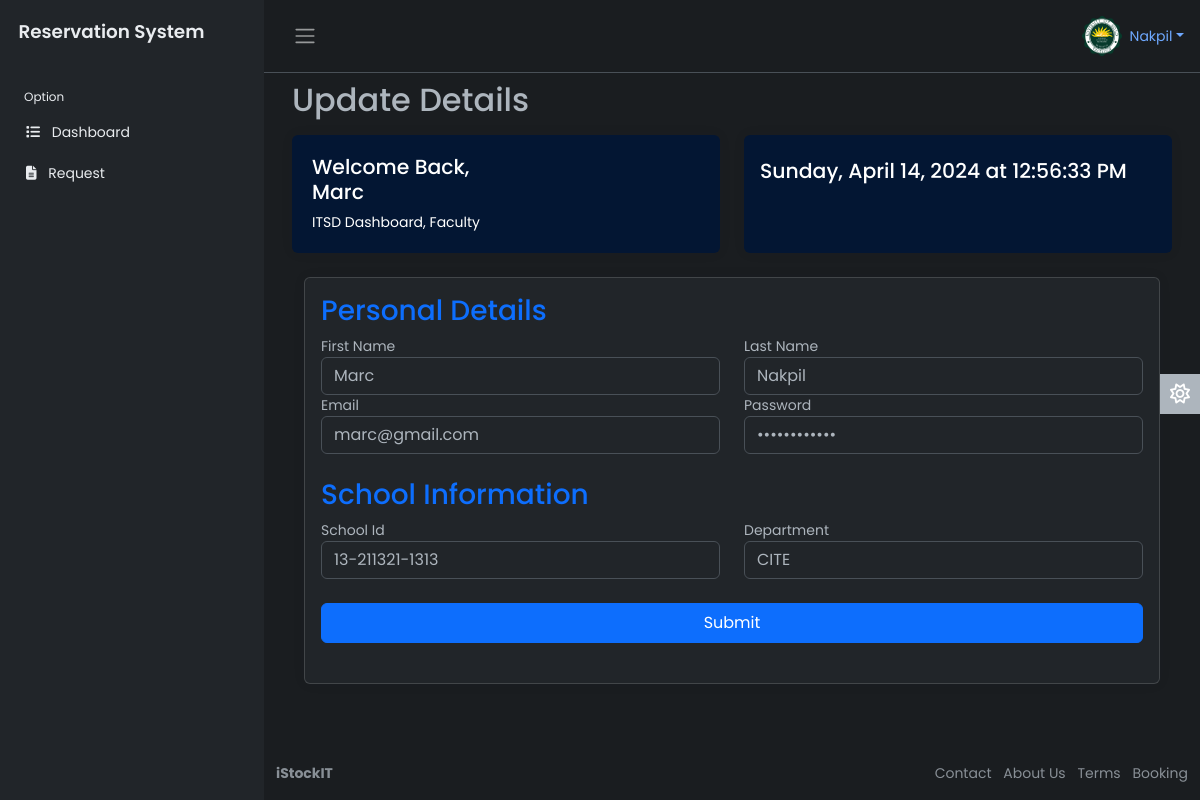
Screenshot of /faculty/updateprofile.php (signed in) with the database file from the repository.
### tables this page shows
CREATE TABLE `user` (
  `id` int(255) NOT NULL,
  `fname` varchar(255) NOT NULL,
  `lname` varchar(255) NOT NULL,
  `email` varchar(255) NOT NULL,
  `pass` varchar(255) NOT NULL,
  `schoolid` varchar(255) NOT NULL,
  `department` varchar(255) DEFAULT NULL
);

### faculty/updateprofile.php (the view, shortened to what this page needs)
<?php
include "user_conn.php";
if(isset($_SESSION['email'])) {
    $email = $_SESSION['email'];
    $get_name = mysqli_query($conn, "SELECT * FROM user WHERE email='$email'");
    if(mysqli_num_rows($get_name) > 0) {
        $row = mysqli_fetch_assoc($get_name);
        $fname = $row['fname'];
        $lname = $row['lname'];
    }
}
?>
<!DOCTYPE html>
<html lang="en" data-bs-theme="dark">
<head>
    <link rel="stylesheet" href="https://cdn.jsdelivr.net/npm/bootstrap@5.3.0-alpha2/dist/css/bootstrap.min.css">
    <link rel="stylesheet" href="css/style.css">
</head>
<body>
    <div class="wrapper">
        <aside id="sidebar" class="js-sidebar">
            <div class="h-100">
                <div class="sidebar-logo">
                    <a href="user_dashboard.php">Reservation System</a>
                </div>
                <ul class="sidebar-nav">
                    <li class="sidebar-header">
                         Option
                    </li>
                    <li class="sidebar-item">
                        <a href="user_dashboard.php" class="sidebar-link">
                            <i class="fa-solid fa-list pe-2"></i>
                            Dashboard
                        </a>
                    </li>
                    <li class="sidebar-item">
                        <a href="#" class="sidebar-link collapsed" data-bs-toggle="modal" data-bs-target="#reservModal"
                            aria-expanded="false"><i class="fa-solid fa-file-lines pe-2"></i>
                            Request
                        </a>
                </ul>
            </div>
        </aside>
        <div class="main">
            <nav class="navbar navbar-expand px-3 border-bottom">
                <button class="btn" id="sidebar-toggle" type="button">
                    <span class="navbar-toggler-icon"></span>
                </button>
                <div class="navbar-collapse navbar">
                    <ul class="navbar-nav">
                        <li class="nav-item dropdown">
                            <a href="#" data-bs-toggle="dropdown" class="nav-icon pe-md-0 d-flex align-items-center pe-0">
                                <img src="icon.png" class="avatar img-fluid rounded" alt="">
                                <span class="d-none d-md-block dropdown-toggle ps-2"><?php echo $lname;?></span>
                            </a>
                        </li>
                    </ul>
                </div>
            </nav>
            <main class="content px-3 py-2">
                <div class="container-fluid">
                    <div class="mb-3">
                        <h2> Update Details</h2>
                    </div>
                    <div class="row">
                        <div class="col-12 col-md-6 d-flex">
                            <div class="card flex-fill border-0 illustration">
                                <div class="card-body p-0 d-flex flex-fill">
                                    <div class="row g-0 w-100">
                                        <div class="col-6">
                                            <div class="p-3 m-1">
                                                <h4>Welcome Back, <?php echo $fname;?></h4>
                                                <p class="mb-0">ITSD Dashboard, Faculty</p>
                                            </div>
                                        </div>
                                        <div class="col-6 align-self-end text-end">
                                        </div>
                                    </div>
                                </div>
                            </div>
                        </div>
                        <div class="col-12 col-md-6 d-flex">
                            <div class="card flex-fill border-0 illustration">
                                <div class="card-body py-4 flex-fill">
                                    <div class="d-flex align-items-start">
                                        <div class="flex-grow-1">
                                            <h4 class="mb-2">
                                                <div class="clock-container ">
                                                    <div id="dateTime" class="date-text">
                                                    </div>
                                                </div>
                                        </div>
                                    </div>
                                </div>
                            </div>
                        </div>
                    </div>
                    <div class="container-fluid">
    <div class="row">
        <div class="col">
            <div class="card h-100">
                <div class="card-body">
                    <div class="row gutters">
                        <div class="col-12">
                            <h3 class="mb-2 text-primary">Personal Details</h3>
                        </div>
                        <div class="col-6">
                            <div class="form-group">
                                <form action="user_process.php" method="POST">
                                <label>First Name</label>
                                <input type="text" class="form-control" name="fname" id="fname" placeholder="Enter First Name" value="<?php echo $row['fname']; ?>">
                            </div>
                        </div>
                        <div class="col-6">
                            <div class="form-group">
                                <label>Last Name</label>
                                <input type="text" class="form-control" name="lname" id="lname" placeholder="Enter Last Name" value="<?php echo $row['lname']; ?>">
                            </div>
                        </div>
                        <div class="col-6">
                            <div class="form-group">
                                <label>Email</label>
                                <input type="text" class="form-control" name="email" id="email" placeholder="Enter Email"  value="<?php echo $row['email']; ?>">
                            </div>
                        </div>
                        <div class="col-6">
                            <div class="form-group mb-4">
                                <label>Password</label>
                                <input type="password" class="form-control" name="pass" id="pass" placeholder="Website url"  value="<?php echo $row['pass']; ?>">
                            </div>
                        </div>
                    </div>
                    <div class="row gutters">
                    <h3 class="mb-2 text-primary">School Information</h3>
                        <div class="col-6">
                            <div class="form-group">
                                <label>School Id</label>
                                <input type="name" class="form-control" name="schoolid" id="schoolid" placeholder="Enter Street"  value="<?php echo $row['schoolid']; ?>">
                            </div>
                        </div>
                        <div class="col-6 mb-2">
                            <div class="form-group">
                                <label>Department</label>
                                <input type="name" class="form-control" name="department"  id="department" placeholder="Enter City"  value="<?php echo $row['department']; ?>">
                            </div>
                        </div>
                    </div>
                    <div class="row gutters">
                        <div class="col-12">
                            <div class="text-left mt-3">
                                <input type="submit" id="user_update" name="user_update" value="Submit" class="btn btn-primary"
                                    style="width: 100%; height: 40px;">
                            </div>
                        </div>
                    </div>
                </div>
            </div>
        </div>
    </div>
</div>
            </main>
            <a href="#" class="theme-toggle">
                <i class="fa-regular fa-sun"></i>
            </a>
            <footer class="footer">
                <div class="container-fluid">
                    <div class="row text-muted">
                        <div class="col-6 text-start">
                            <p class="mb-0">
                                <a href="#" class="text-muted">
                                    <strong>iStockIT</strong>
                                </a>
                            </p>
                        </div>
                        <div class="col-6 text-end">
                            <ul class="list-inline">
                                <li class="list-inline-item">
                                    <a href="#" class="text-muted">Contact</a>
                                </li>
                                <li class="list-inline-item">
                                    <a href="#" class="text-muted">About Us</a>
                                </li>
                                <li class="list-inline-item">
                                    <a href="#" class="text-muted">Terms</a>
                                </li>
                                <li class="list-inline-item">
                                    <a href="#" class="text-muted">Booking</a>
                                </li>
                            </ul>
                        </div>
                    </div>
                </div>
            </footer>
        </div>
    </div>
</body>
</html>

### faculty/css/style.css (style rules this page uses)
body { font-family: 'Poppins', sans-serif; font-size: 0.875rem; opacity: 1; overflow-y: scroll; margin: 0; }
a { cursor: pointer; text-decoration: none; font-family: 'Poppins', sans-serif; }
li { list-style: none; }
h4 { font-family: 'Poppins', sans-serif; font-size: 1.275rem; color: var(--bs-emphasis-color); }
.wrapper { align-items: stretch; display: flex; width: 100%; }
#sidebar { max-width: 264px; min-width: 264px; background: var(--bs-dark); transition: all 0.35s ease-in-out; }
.main { display: flex; flex-direction: column; min-height: 100vh; min-width: 0; overflow: hidden; transition: all 0.35s ease-in-out; width: 100%; background: var(--bs-dark-bg-subtle); }
.sidebar-logo { padding: 1.15rem; }
.sidebar-logo a { color: #e9ecef; font-size: 1.15rem; font-weight: 600; }
.sidebar-nav { flex-grow: 1; list-style: none; margin-bottom: 0; padding-left: 0; margin-left: 0; }
.sidebar-header { color: #e9ecef; font-size: .75rem; padding: 1.5rem 1.5rem .375rem; }
a.sidebar-link { padding: .625rem 1.625rem; color: #e9ecef; position: relative; display: block; font-size: 0.875rem; }
.avatar { height: 40px; width: 40px; }
.navbar-expand .navbar-nav { margin-left: auto; }
.content { flex: 1; max-width: 100vw; width: 100vw; }
@media (min-width:768px) { .content { max-width: auto; width: auto; } }
.card { box-shadow: 0 0 .875rem 0 rgba(34, 46, 60, .05); margin-bottom: 24px; }
.illustration { background-color: var(--bs-primary-bg-subtle); color: var(--bs-emphasis-color); }
.theme-toggle { position: fixed; top: 50%; transform: translateY(-65%); text-align: center; z-index: 10; right: 0; left: auto; border: none; background-color: var(--bs-body-color); }
html[data-bs-theme="dark"] .theme-toggle .fa-sun, html[data-bs-theme="light"] .theme-toggle .fa-moon { cursor: pointer; padding: 10px; display: block; font-size: 1.25rem; color: #FFF; }

### rows the page displays
user: lname "Nakpil", fname "Marc", email "marc@gmail.com", schoolid "13-211321-1313", department "CITE"
